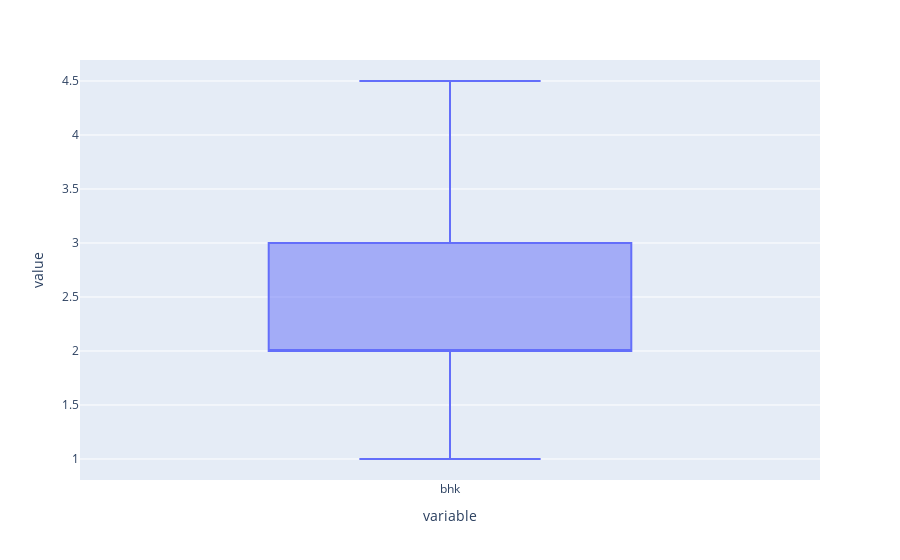

Notebook source saved alongside this figure:
### Code cell
Q1 = data['bhk'].quantile(0.25)
Q3 = data['bhk'].quantile(0.75)
IQR = Q3 - Q1
print(Q1,Q3,IQR)
# Define bounds
lbound = Q1 - 1.5 * IQR
ubound = Q3 + 1.5 * IQR
print(lbound,ubound)
# Replace outliers with the respective bounds
data['bhk'] = np.where(data['bhk'] > ubound, ubound, 
                        np.where(data['bhk'] < lbound, lbound, data['bhk']))
px.box(data['bhk'])

### Figure 1 — Plotly figure (JSON) as saved in the notebook; plotly's stock layout.template omitted (floating-point values rounded to 4 significant figures; data arrays with more than 128 entries replaced by an {"elided": "..."} marker saying what was removed)
{"data": [{"alignmentgroup": "True", "hovertemplate": "variable=%{x}<br>value=%{y}<extra></extra>", "legendgroup": "", "marker": {"color": "#636efa"}, "name": "", "notched": false, "offsetgroup": "", "orientation": "v", "showlegend": false, "type": "box", "x": {"elided": "2620 str values"}, "x0": " ", "xaxis": "x", "y": {"elided": "2620 float values"}, "y0": " ", "yaxis": "y"}], "layout": {"boxmode": "group", "legend": {"tracegroupgap": 0}, "margin": {"t": 60}, "xaxis": {"anchor": "y", "domain": [0, 1], "title": {"text": "variable"}}, "yaxis": {"anchor": "x", "domain": [0, 1], "title": {"text": "value"}}}}
